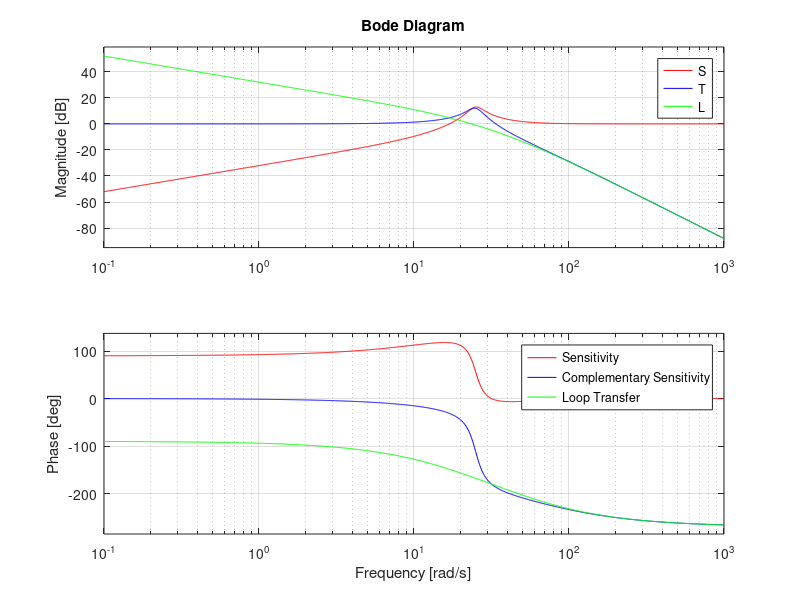

Reproduce this figure in MATLAB.
%% Stability 1
s = tf('s');
G = 1 / (s * (1 + s/5) * (1 + s/20));
C = 1;
L = C * G;
S = 1 / (1 + L);
T = L / (1 + L);

bode(S, 'r', T, 'b', L, 'g');
legend('Sensitivity', 'Complementary Sensitivity', 'Loop Transfer');

%% Stability 2
K = 40;
D = K * ((1+(s/5)) / (1+(s/50)));
L = D * G;
S = 1 / (1 + L);
T = L / (1 + L);

bode(S, 'r', T, 'b', L, 'g');
legend('Sensitivity', 'Complementary Sensitivity', 'Loop Transfer');